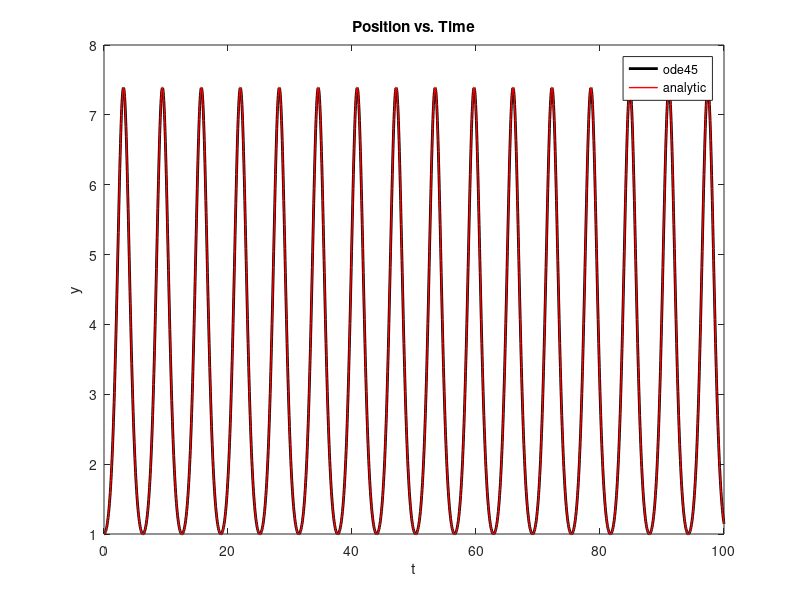

Reproduce this figure in MATLAB. (Note: this script raises an error after producing the figure.)
%% Lab 5

%P5.1
% (b/c)
clear;close all;
% Runge-Kutta second order approximate solution
% to the harmonic oscillator
% set the angular frequency
y0=10;
v0=0;
g=9.8;
tau=.2;
% decide how long to follow the motion, 10 periods in this case
tfinal=sqrt(2/g*y0);

% initialize the time array
t(1)=0;
% set the initial values of position and velocity
Yrk(1)=y0;
Vrk(1)=v0;
Ye(1)=y0;
Ve(1)=v0;
% Do Runge-Kutta
for n=1:tfinal/tau
    t(n+1)=n*tau;
    % Predictor step .5*tau into the future
    vhalf=Vrk(n) - g*tau*.5;
    % Corrector step
    Yrk(n+1)=Yrk(n) + vhalf*tau;
    Vrk(n+1)=Vrk(n) - g*tau;
    Ye(n+1)=Ve(n)*tau + Ye(n);
    Ve(n+1)=-g*tau+Ve(n);
end
% plot the result and compare it with the exact solution
% x(t)=cos(w*t) and v(t)=-w*sin(w*t)
plot(t,Ye,'k-',t,Yrk,'-ro',t,y0-g/2*t.^2,'b-')
xlim([0 1.5])
ylim([0 10])
xlabel('time (s)')
ylabel('height (m)')
title('Position vs. Time')
legend('Euler''s method', 'Range Kutta','Analytic')


%% P5.2
clear;
close all;
y0=10;
global g;
g=9.8;
% set the initial and final times
tstart=0;
tfinal=sqrt(2/g*y0);
% set the initial conditions in the u0 column vector
u0=zeros(2,1);
u0(1)=y0; % initial position
u0(2)=0; % initial velocity
% set the solve options
options=odeset('RelTol',1e-8);
% do the solve

% [t,u]=ode45(@rhs5_2a,[tstart,tfinal],u0,options);
rhs = @(t,u) [u(2); -g];
[t,u]=ode45(rhs,[tstart,tfinal],u0,options);

% unload the solution that comes back in u into y and v arrays
y=u(:,1);
v=u(:,2);
% plot the position vs. time
plot(t,y)
xlim([0 1.5])
ylim([0 10])
xlabel('time (s)')
ylabel('height (m)')
title('Position vs. Time')

%% P5.3

clear;
close all;
y0=1;
% set the initial and final times
tstart=0;
tfinal=100;
% set the initial conditions in the u0 column vector
% set the solve options
options=odeset('RelTol',1e-8);
% do the solve

rhs = @(t,y) y*sin(t);
[t,y]=ode45(rhs,[tstart,tfinal],y0,options);

% plot the position vs. time
plot(t,y,'k-','Linewidth',2)
hold on
plot(t,exp(1-cos(t)),'r-','Linewidth',1)
hold off
xlim([0 100])
xlabel('t')
ylabel('y')
title('Position vs. Time')
legend('ode45','analytic')



%% P5.4

% (a)
clear;
close all;
global Cd pAir a m;
Cd=.35;
a=.037;
g=9.8;
pAir=1.2;
m=.145;

theta0=45*pi/180;
v0=60;
u0=zeros(4,1);
u0(1)=0; %initial x
u0(2)=v0*cos(theta0); %initial Vx
u0(3)=0; %initial y
u0(4)=v0*sin(theta0); %initial Vy
options=odeset('RelTol',1e-8);
tstart=0;
tfinal=20;
[t,u]=ode45(@rhs5_4,[tstart,tfinal],u0,options);
x=u(:,1);
y=u(:,3);

% plot the position vs. time
plot(x,y,'k-','Linewidth',2)
ylim([0 60])
xlabel('x')
ylabel('y')
title('Position vs. Time')


%% (b)
plot(x,y,'k-','Linewidth',2)
hold on

[t1,u1]=ode45(@rhs5_4b,[tstart,tfinal],u0,options);
x1=u1(:,1);
y1=u1(:,3);
plot(x1,y1,'r-','Linewidth',2)
hold off
ylim([0 100])
xlabel('x')
ylabel('y')
title('Position vs. Time')
legend('with resistance','without resistance')
%The difference is about 220m

%% (c)

plot(x,y,'k-','Linewidth',2)
hold on
Cd = Cd *.85;
[t2,u2]=ode45(@rhs5_4,[tstart,tfinal],u0,options);
x2=u2(:,1);
y2=u2(:,3);
plot(x2,y2,'r-','Linewidth',2)
hold off
ylim([0 100])
xlabel('x')
ylabel('y')
title('Position vs. Time')
legend('Sea Level','Denver')

